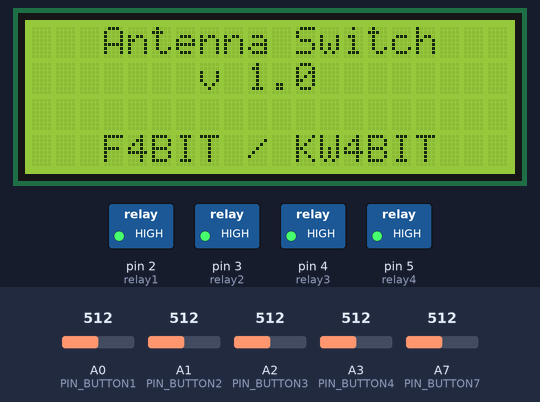
This sketch was run on a simulated Arduino Nano, built with avr-gcc and run on an emulated ATmega328P. On the bench: 20×4 character LCD, switched loads named in the sketch (green lamp = pin HIGH). The test bench sets the inputs (shaded band); at power-on: A0 (PIN_BUTTON1) = 512, A7 (PIN_BUTTON7) = 512, A1 (PIN_BUTTON2) = 512, A2 (PIN_BUTTON3) = 512, A3 (PIN_BUTTON4) = 512. What the sketch prints to the serial monitor is not drawn.

Above: at 1.2 s.
1.3 s: A0 (PIN_BUTTON1) set to 993
2.8 s: A0 (PIN_BUTTON1) set to 1014
At 3.2 s:
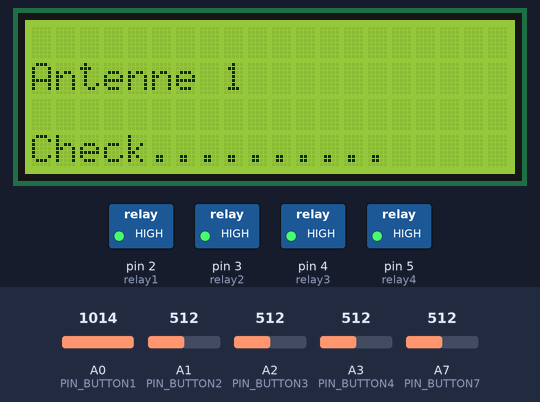
At 5.1 s:
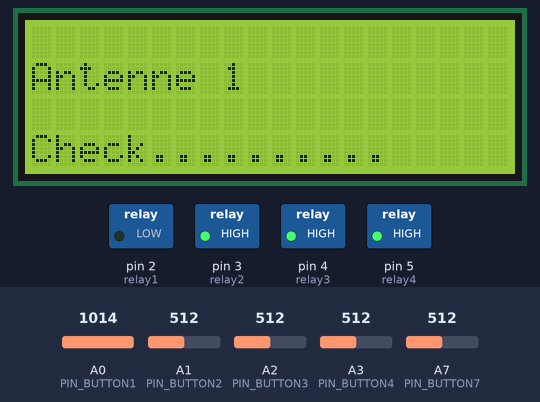
5.8 s: A7 (PIN_BUTTON7) set to 994
7.4 s: A7 (PIN_BUTTON7) set to 1008
At 7.8 s:
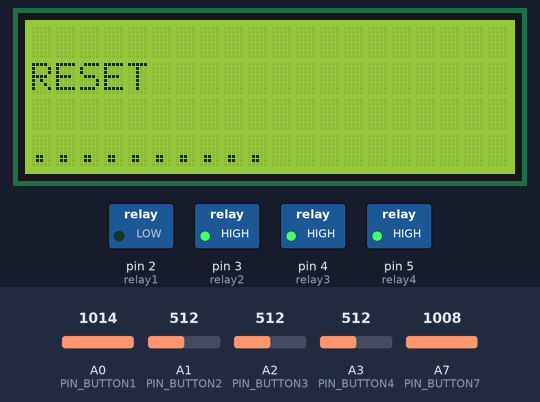
10.4 s: A1 (PIN_BUTTON2) set to 984
13.4 s: A1 (PIN_BUTTON2) set to 1013
At 18.7 s:
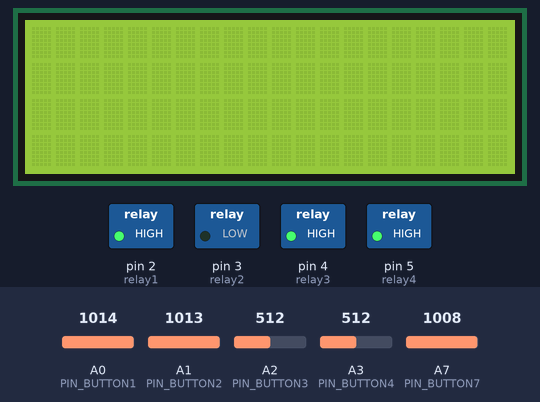
Timing chart, 0 to 19.2 s (numbered marks = the images above; inputs shaded):
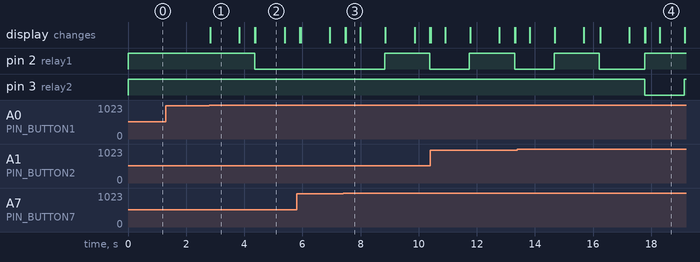

The sketch:

AntSwitch_F4BITv10.ino
```cpp
#include <Wire.h>
#include <LiquidCrystal_I2C.h>
#include <string.h>
// set the LCD address on A4-A5
LiquidCrystal_I2C lcd(0x27, 20, 4);

const int PIN_BUTTON7 = A7; //reset
const int PIN_BUTTON1 = A0; //antenna 1
const int PIN_BUTTON2 = A1; //antenna 2
const int PIN_BUTTON3 = A2; //antenna 3
const int PIN_BUTTON4 = A3; //antenne 4
const int relay1 = 2; // relay antenna 1
const int relay2 = 3; // relay antenna 2
const int relay3 = 4; // relay antenna 3
const int relay4 = 5; // relay antenna 4
int buttonState = 0; // variable for reading the pushbutton status
unsigned int Data;
// initialize antenna name
char antenna1[12]=  "Antenne 1";
char antenna2[12] = "Antenne 2";
char antenna3[12] = "Antenne 3";
char antenna4[12] = "Antenne 4";
void setup()
{
// initialize the relay1,2,3,4 pins as an output:
  pinMode(relay1, OUTPUT);
  pinMode(relay2, OUTPUT);
  pinMode(relay3, OUTPUT);
  pinMode(relay4, OUTPUT);

//initialize communication
  Serial.begin(9600);

// initialize all relay OFF
  digitalWrite(relay1, HIGH);
  digitalWrite(relay2, HIGH);
  digitalWrite(relay3, HIGH);
  digitalWrite(relay4, HIGH);

// initialize the lcd
  lcd.init();

// Print a startup message to the LCD.
  lcd.backlight();
  lcd.setCursor(3, 0);
  lcd.print("Antenna Switch");
  lcd.setCursor(7, 1);
  lcd.print("v 1.0");
  lcd.setCursor(3, 3);
  lcd.print("F4BIT / KW4BIT");
}

/* Main program */
void loop()
{


  if (hasBeenPressed(PIN_BUTTON7)) {
    Data = 7;
    Serial.println(Data);
    lcd.clear();
    lcd.setCursor(0, 1);
    lcd.print("RESET "); // View on LCD
    lcd.setCursor(0, 3);
    lcd.print("..........");
    delay(500);
    lcd.clear();
  }
  if (Data == 7) {
    Serial.println(Data);
    digitalWrite(13, HIGH);
    delay(800);

    lcd.setCursor(3, 0);
    lcd.print("Antenna Switch");
    lcd.setCursor(7, 1);
    lcd.print("v 1.0");
    lcd.setCursor(3, 3);
    lcd.print("F4BIT / KW4BIT");
    digitalWrite(relay1, HIGH);
    digitalWrite(relay2, HIGH);
    digitalWrite(relay3, HIGH);
    digitalWrite(relay4, HIGH);
  }
  if (hasBeenPressed(PIN_BUTTON1)) {
    Data = 1;
    Serial.println(Data);
    lcd.clear();
    lcd.setCursor(0, 1);
    lcd.print(antenna1); // View on LCD
    lcd.setCursor(0, 3);
    lcd.print("Check..........");
    delay(1000);
    lcd.clear();
  }
  if (Data == 1) {
    Serial.println(Data);
    digitalWrite(13, HIGH);
    delay(500);
    digitalWrite(13, LOW);
    lcd.setCursor(0, 1);
    lcd.print(antenna1); //
    lcd.setCursor(0, 3);
    lcd.print("******** OK ********");

    digitalWrite(relay1, LOW);
    digitalWrite(relay2, HIGH);
    digitalWrite(relay3, HIGH);
    digitalWrite(relay4, HIGH);


  }
  if (hasBeenPressed(PIN_BUTTON2)) {
    Data = 2;
    Serial.println(Data);
    lcd.clear();
    lcd.setCursor(0, 1);
    lcd.print(antenna2); // View on LCD
    lcd.setCursor(0, 3);
    lcd.print("Check..........");
    delay(1000);
    lcd.clear();
  }
  if (Data == 2) {
    Serial.println(Data);
    digitalWrite(13, HIGH);
    delay(500);
    digitalWrite(13, LOW);
    lcd.setCursor(0, 1);
    lcd.print(antenna2); //
    lcd.setCursor(0, 3);
    lcd.print("******** OK ********");
    digitalWrite(relay1, HIGH);
    digitalWrite(relay2, LOW);
    digitalWrite(relay3, HIGH);
    digitalWrite(relay4, HIGH);

  }
  if (hasBeenPressed(PIN_BUTTON3)) {
    Data = 3;
    Serial.println(Data);
    lcd.clear();
    lcd.setCursor(0, 1);
    lcd.print(antenna3); // View on LCD
    lcd.setCursor(0, 3);
    lcd.print("Check..........");
    delay(1000);
    lcd.clear();
  }
  if (Data == 3) {
    Serial.println(Data);
    digitalWrite(13, HIGH);
    delay(500);
    digitalWrite(13, LOW);
    lcd.setCursor(0, 1);
    lcd.print(antenna3); //
    lcd.setCursor(0, 3);
    lcd.print("******** OK ********");
    digitalWrite(relay1, HIGH);
    digitalWrite(relay2, HIGH);
    digitalWrite(relay3, LOW);
    digitalWrite(relay4, HIGH);
  }
  if (hasBeenPressed(PIN_BUTTON4)) {
    Data = 4;
    Serial.println(Data);
    lcd.clear();
    lcd.setCursor(0, 1);
    lcd.print(antenna4); // View on LCD
    lcd.setCursor(0, 3);
    lcd.print("Check..........");
    delay(1000);
    lcd.clear();
  }
  if (Data == 4) {
    Serial.println(Data);
    digitalWrite(13, HIGH);
    delay(500);
    digitalWrite(13, LOW);
    lcd.setCursor(0, 1);
    lcd.print(antenna4); //
    lcd.setCursor(0, 3);
    lcd.print("******** OK ********");
    digitalWrite(relay1, HIGH);
    digitalWrite(relay2, HIGH);
    digitalWrite(relay3, HIGH);
    digitalWrite(relay4, LOW);
  }

}

boolean hasBeenPressed(int pin) {
  if (analogRead(pin) > 1000) {
    return true;
  } else {
    return false;
  }
}
```

Measured:
- the behaviour switches between 1000 and 1001 on A0 (PIN_BUTTON1) (found by bisection; images 0 and 1)
- the behaviour switches between 1000 and 1001 on A7 (PIN_BUTTON7) (found by bisection; images 2 and 3)
- the behaviour switches between 1000 and 1001 on A1 (PIN_BUTTON2) (found by bisection; images 3 and 4)
- after the input at 1.3 s, every drawn part: stays the same
- after the input at 2.8 s, pin 2 (relay1): HIGH → LOW after 1.6 s; the display: changes at once (image 1)
- after the input at 7.4 s, pin 2 (relay1): LOW → HIGH after 1.4 s, → LOW 1.6 s later; the display: first differs from a run without the input after 0.10 s (image 3)
- after the input at 13.4 s, pin 3 (relay2): HIGH → LOW after 4.4 s, → HIGH 1.4 s later
- what the display in image 1 shows lasts 1.0 s, from 2.8 s to 3.8 s
